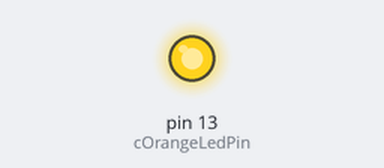
Recording of a sketch running on a simulated Arduino Uno, built with avr-gcc and run on an emulated ATmega328P. On the bench: output pins drawn as LEDs (lit = HIGH).

Above: at 4.7 s.
At 9.8 s:
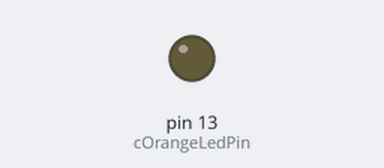
Timing chart, 0 to 13.2 s (numbered marks = the images above):
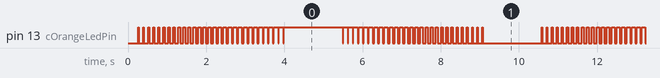

The sketch:

blink6.ino
```cpp
#include "Event.hpp"

const uint8_t cOrangeLedPin = 13;

Event gBlinkLedEvent;

void setup() {
  pinMode(cOrangeLedPin, OUTPUT);
  gBlinkLedEvent.start(10);
}

void blinkLedEvent()
{
  const uint16_t fadeCount = 64;
  enum class Phase {
    FadeIn,
    On,
    FadeOut,
    Off
  };
  static auto phase = Phase::FadeIn;
  static uint16_t phaseCount = 0;
  static bool state = false;
  switch (phase) {
  case Phase::FadeIn:
    state = !state;
    if (state) {
       gBlinkLedEvent.scheduleNext(phaseCount*2);
    } else {
       gBlinkLedEvent.scheduleNext((fadeCount-phaseCount+1)*2);
    }
    if (phaseCount == fadeCount) {
      phaseCount = 0;
      phase = Phase::On;
    }
    break;
  case Phase::On:
    state = true;
    phaseCount = 0;
    phase = Phase::FadeOut;
    gBlinkLedEvent.scheduleNext(1000);
    break;
  case Phase::FadeOut:
    state = !state;
    if (state) {
       gBlinkLedEvent.scheduleNext((fadeCount-phaseCount+1)*2);
    } else {
       gBlinkLedEvent.scheduleNext(phaseCount*2);
    }
    if (phaseCount == fadeCount) {
      phaseCount = 0;
      phase = Phase::Off;
    }
    break;
  case Phase::Off:
    state = false;
    phaseCount = 0;
    phase = Phase::FadeIn;
    gBlinkLedEvent.scheduleNext(1000);
    break;
  }
  phaseCount += 1;
  digitalWrite(cOrangeLedPin, (state ? HIGH : LOW));
}

void loop() {
  const auto currentTime = millis();
  if (gBlinkLedEvent.isReady(currentTime)) {
    blinkLedEvent();
  }
  while (millis() == currentTime) {}
}
```

Event.cpp
```cpp
#include "Event.hpp"

#include <Arduino.h>

Event::Event()
  : _next(0)
{
}

void Event::start(uint32_t delay)
{
  _next = millis() + delay;
}

bool Event::isReady(uint32_t currentTime)
{
  const auto delta = static_cast<int32_t>(_next - currentTime);
  return delta <= 0;
}

void Event::scheduleNext(uint32_t delay)
{
  _next += delay;
}
```

Event.hpp
```cpp
#pragma once

#include <Arduino.h>

class Event
{
public:
  Event();
public:
  void start(uint32_t delay);
  bool isReady(uint32_t currentTime);
  void scheduleNext(uint32_t delay);
private:
  uint32_t _next;
};
```
